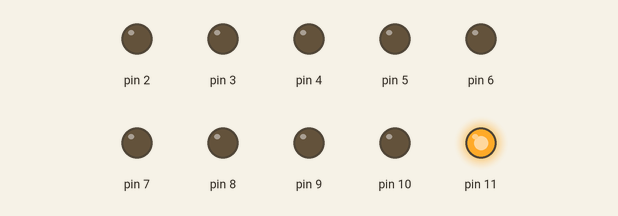
This sketch was run on a simulated Arduino Uno, built with avr-gcc and run on an emulated ATmega328P. Parts: output pins drawn as LEDs (lit = HIGH).

Above: at 0.3 s.
At 1.7 s:
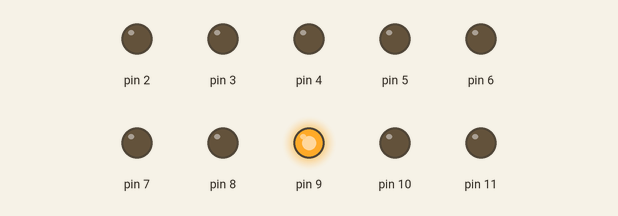
At 2.4 s:
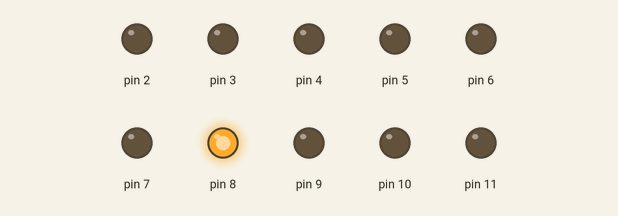
At 3.8 s:
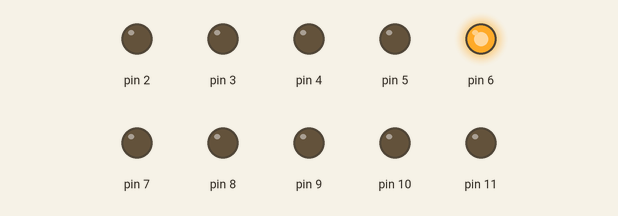
At 5.9 s:
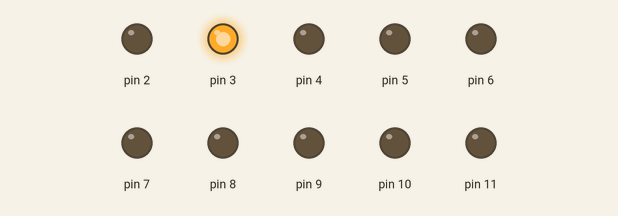
At 8.0 s:
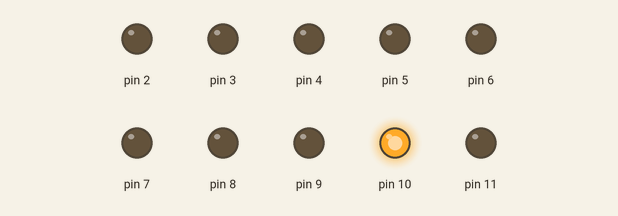
Timing chart, 0 to 9.1 s (numbered marks = the images above):
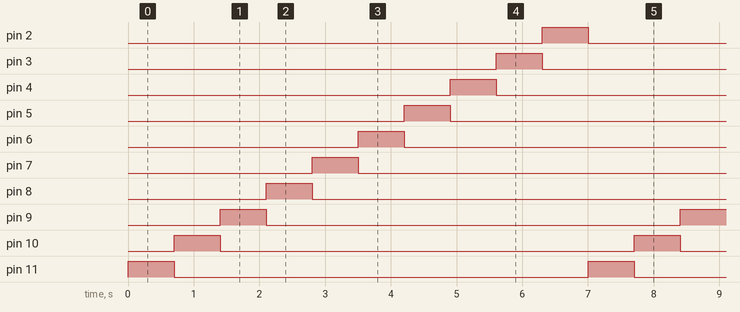

The sketch:

5_Led_BLink_one_by_one.ino
```cpp
void setup() {
  // put your setup code here, to run once:
  pinMode(2, OUTPUT);
  pinMode(3, OUTPUT);
  pinMode(4, OUTPUT);
  pinMode(5, OUTPUT);
  pinMode(6, OUTPUT);
  pinMode(7, OUTPUT);
  pinMode(8, OUTPUT);
  pinMode(9, OUTPUT);
  pinMode(10, OUTPUT);
  pinMode(11, OUTPUT);
}

void loop() {
int x, y;
  for ( x = 11; x >= 2; x--)
  {
    // Turn off all pins
    for (int y = 2; y <= 11; y++) {
      digitalWrite(y, LOW);
    }

    // Turn on one pin
    digitalWrite(x, HIGH);
    // Wait
    delay(700);
  }

}
```

Measured:
- by itself, pin 2–11: alternates HIGH for 0.70 s and LOW for 6.3 s
- by itself, everything shown: repeats every 7.0 s, in 10 steps
